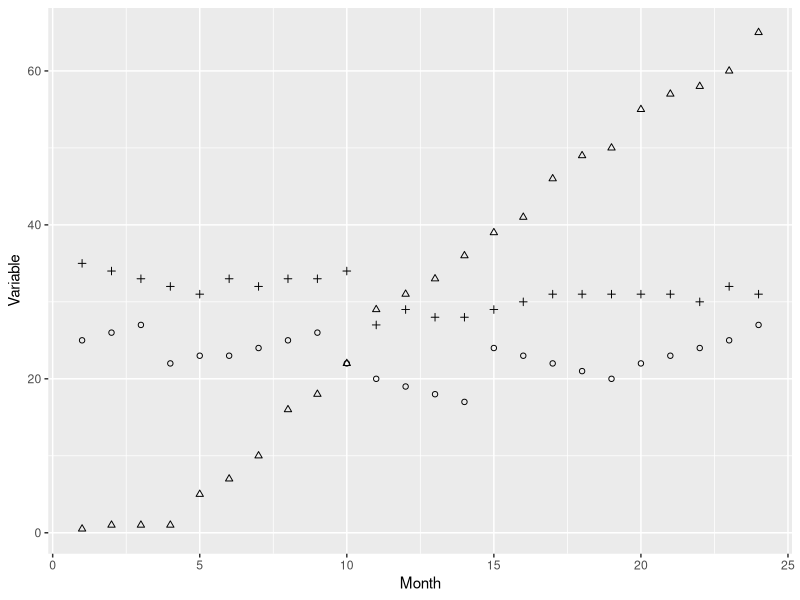

This figure's R source:
## Growth model
library("tidyverse")

oys_data<- read.csv ("growth_model.csv", header=TRUE)
head(oys_data)

min(oys_data$total_length_cm)

max(oys_data$total_length_cm)

ggplot(data=oys_data, x=age_months) +
  labs(x= "Month", y= "Variable") +
  geom_point(aes(x=age_months,y=total_length_cm), shape=2) +
  geom_point(aes(x=age_months,y=temp_c), shape=1) +
  geom_point(aes(x=age_months,y=salinity_ppt), shape=3)


